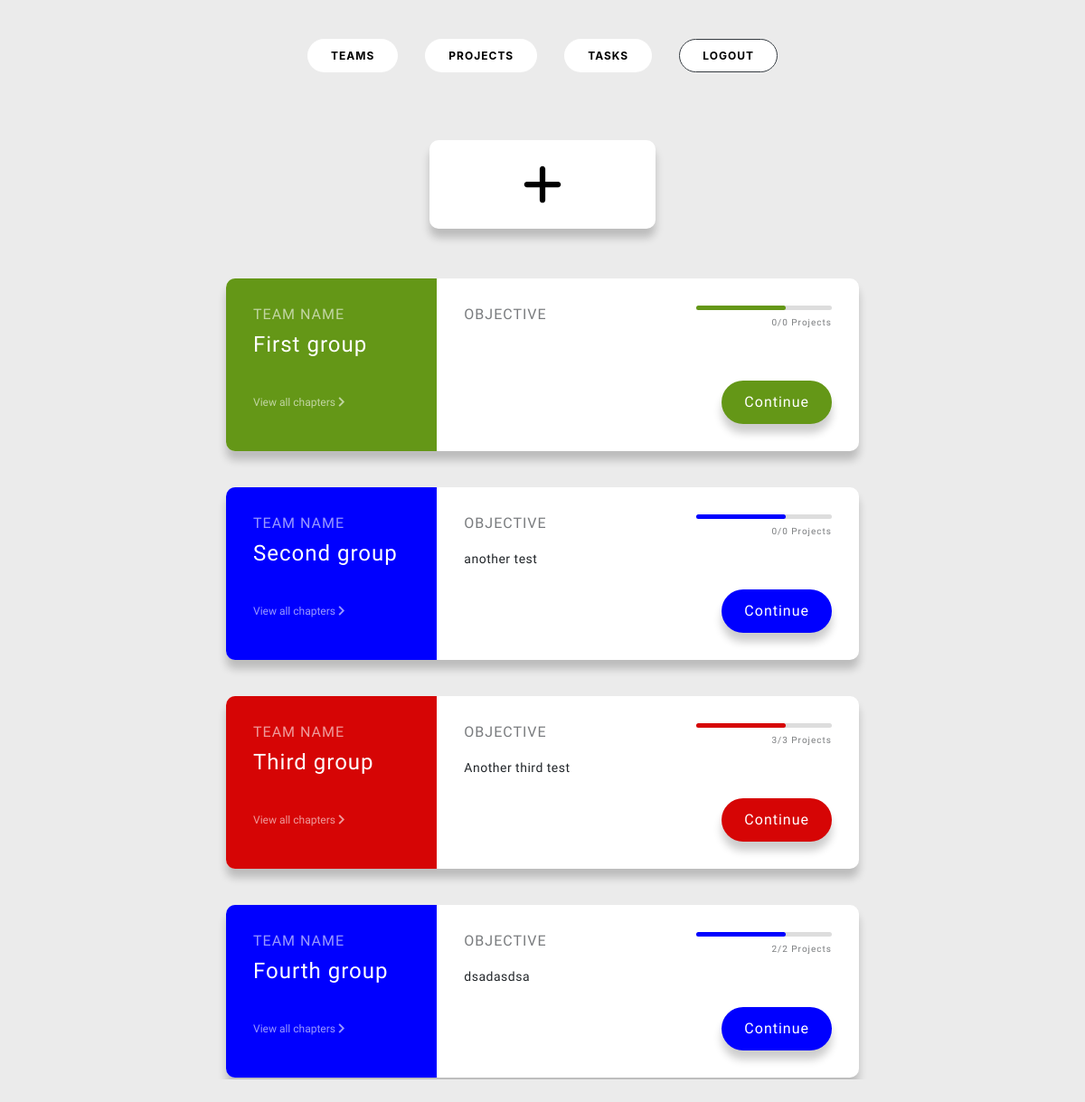
The page /teams (signed in) on the database as committed earlier.
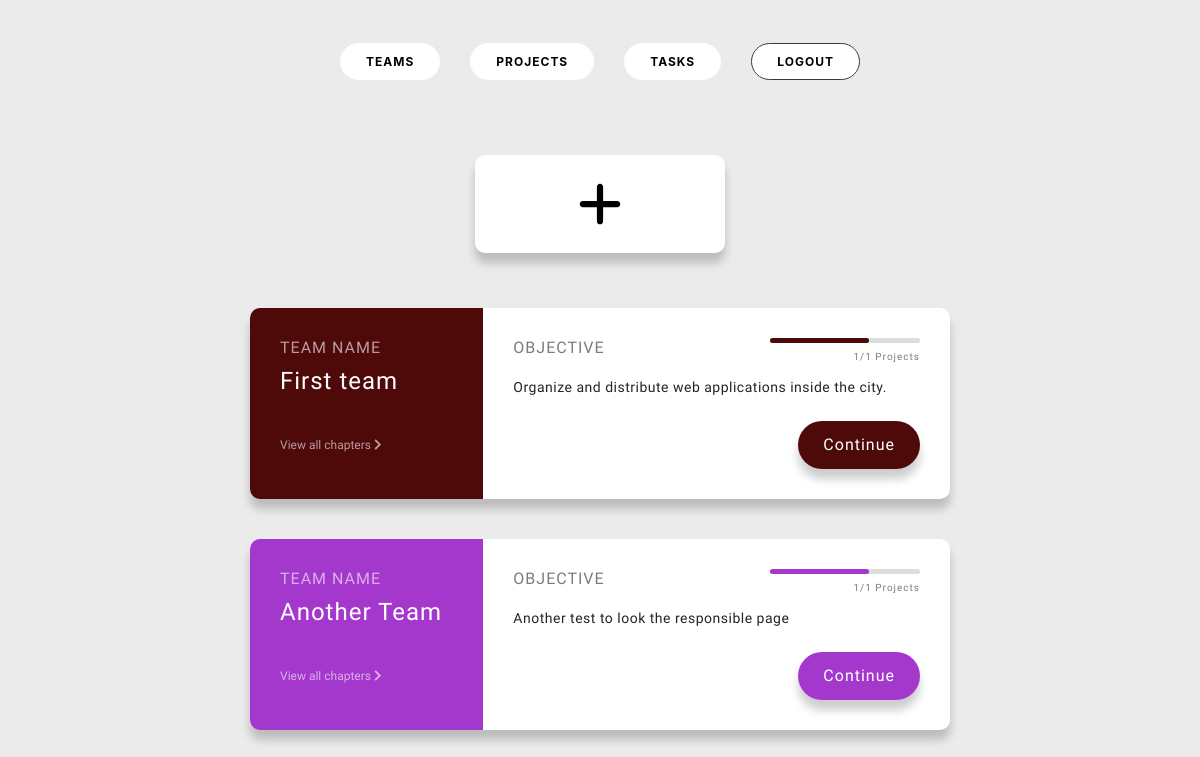
The same page on the database as committed later.
### network/models.py (models this page shows, shortened)
class Team(models.Model):
    name = models.CharField(max_length=255)
    objective = models.TextField()
    color = models.CharField(max_length=7)
    members = models.ManyToManyField(User, related_name='teams', default=None, null=True,)

### network/views.py (the view)
# urls.py: path("teams", views.teams, name="teams"),
def teams(request):
    current_user = request.user
    teams = current_user.teams.all()
    context = {
        'teams': teams
    }
    return render(request, "network/teams.html", context)

### network/templates/network/teams.html (shortened to what this page needs)
{% extends "network/layout.html" %}
{% block body %}
<div class="teams_wrapper">
    <div class="team_container w-25 m-auto">
        <a href="{% url 'create_team'%}">
            <div class="team white_bg p-4">
            </div>
        </a>
    </div>
    {% for team in teams %}
    <div class="team_container">
        <div class="team row">
            <div class="team-preview col-4" style="background-color: {{ team.color }}">
                <h6>Team Name</h6>
                <h2>{{ team.name }}</h2>
                <a href="#">View all chapters <i class="fas fa-chevron-right"></i></a>
            </div>
            <div class="team-info col-8">
                <div class="progress-container">
                    <div class="progress bar_color_{{ team.id }}"></div>
                    <span class="progress-text">
                        {{ team.project_set.count }}/{{ team.project_set.all.count }} Projects
                    </span>
                </div>
                <h6>Objective</h6>
                <p>{{ team.objective }}</p>
                <button class="btn btn_team" style="background-color: {{ team.color }}">Continue</button>
            </div>
        </div>
    </div>
    {% endfor %}
</div>
{% endblock %}

### network/templates/network/layout.html (shortened to what this page needs)
{% load static %}
<!DOCTYPE html>
<html lang="en">
    <head>
        <link rel="stylesheet" href="https://stackpath.bootstrapcdn.com/bootstrap/4.4.1/css/bootstrap.min.css">
        <link rel='stylesheet' href='https://cdnjs.cloudflare.com/ajax/libs/font-awesome/5.14.0/css/all.min.css'><link rel="stylesheet" href="./style.css">
        <link href="{% static 'network/css/style.css' %}" rel="stylesheet">
        <link href="{% static 'network/css/login.css' %}" rel="stylesheet">
        <link href="{% static 'network/css/tasks.css' %}" rel="stylesheet">
        <link href="{% static 'network/css/teams.css' %}" rel="stylesheet">
        <link href="{% static 'network/css/create_project.css' %}" rel="stylesheet">
        <link href="{% static 'network/css/create_team.css' %}" rel="stylesheet">
        <link href="{% static 'network/css/create_task.css' %}" rel="stylesheet">
    </head>
    <body>
        <nav class="navbar navbar-expand-lg py-5">
                <ul class="navbar-nav m-auto">
                    {% if user.is_authenticated %}
                    <div class="row">
                        <li class="col nav-item">
                            <a class="nav_link button_header" href="{% url 'teams' %}">Teams</a>
                        </li>
                        <li class="col nav-item">
                            <a class="nav_link button_header" href="{% url 'index' %}">Projects</a>
                        </li>
                        <li class="col nav-item">
                            <a class="nav_link button_header" href="{% url 'tasks' %}">Tasks</a>
                        </li>
                        <li class="col nav-item">
                            <a class="nav_link button_header border-dark" href="{% url 'logout' %}">Logout</a>
                        </li>
                    </div>
                    {% endif %}
                </ul>
        </nav>
        {% block body %}
        {% endblock %}
    </body>
</html>

### network/static/network/css/style.css (style rules this page uses)
:root { --color: #f10404; --transition-time: 0.5s; }
* { box-sizing: border-box; }
body { margin: 0; min-height: 100vh; font-family: 'Open Sans'; background: #ebebeb; }
a { color: inherit; }

### network/static/network/css/login.css (style rules this page uses)
h2 { text-align: center; }
p { font-size: 14px; font-weight: 100; line-height: 20px; letter-spacing: 0.5px; margin: 20px 0 30px; }
span { font-size: 12px; }
a { color: #333; font-size: 14px; text-decoration: none; margin: 15px 0; }
.button_header { border-radius: 20px; border: 1px solid transparent; background-color: #ffffff; color: #000000; font-size: 12px; font-weight: bold; padding: 10px 25px; letter-spacing: 1px; text-transform: uppercase; transition: transform 80ms ease-in; }

### network/static/network/css/tasks.css (style rules this page uses)
* { margin: 0; padding: 0; box-sizing: border-box; }
body { font-family: -apple-system, BlinkMacSystemFont, "Segoe UI", Roboto, Helvetica, Arial, sans-serif, "Apple Color Emoji", "Segoe UI Emoji", "Segoe UI Symbol"; }

### network/static/network/css/teams.css (style rules this page uses)
* { box-sizing: border-box; }
.teams_wrapper { overflow-y: scroll; height: 80vh; }
.team_container { background-image: #DDDDDD; font-family: 'Muli', sans-serif; display: flex; align-items: center; justify-content: center; flex-direction: column; margin: 0; }
.team { background-color: #fff; border-radius: 10px; box-shadow: 0 10px 10px rgba(0, 0, 0, 0.2); display: flex; max-width: 100%; margin: 20px; overflow: hidden; width: 700px; }
.team.white_bg { width: 250px; }
.team h6 { opacity: 0.6; margin: 0; letter-spacing: 1px; text-transform: uppercase; }
.team h2 { letter-spacing: 1px; margin: 10px 0; font-size: 24px; text-align: left; }
.team-preview { background-color: #7A83D1; color: #fff; padding: 30px; max-width: 250px; }
.team-preview a { color: #fff; display: inline-block; font-size: 12px; opacity: 0.6; margin-top: 30px; text-decoration: none; }
.team-info { padding: 30px; position: relative; width: 100%; }
.progress-container { position: absolute; top: 30px; right: 30px; text-align: right; width: 150px; }
.progress { background-color: #ddd; border-radius: 3px; height: 5px; width: 100%; }
.progress::after { border-radius: 3px; background-color: #393737; content: ''; position: absolute; top: 0; left: 0; height: 5px; width: 66%; }
.progress-text { font-size: 10px; opacity: 0.6; letter-spacing: 1px; }
.btn_team { background-color: #3D4D8F; border: 0; border-radius: 50px; box-shadow: 0 10px 10px rgba(0, 0, 0, 0.2); color: #fff; font-size: 16px; padding: 12px 25px; position: absolute; bottom: 30px; right: 30px; letter-spacing: 1px; }

Rows that differ between the two databases and show on the page:
removed Team: name "First group", project_set.count "0", project_set.all.count "0", color "#649717" (drawn)
removed Team: name "Second group", project_set.count "0", project_set.all.count "0", objective "another test"
removed Team: name "Third group", project_set.count "3", project_set.all.count "3", objective "Another third test", color "#d60505" (drawn)
removed Team: name "Fourth group", project_set.count "2", project_set.all.count "2", objective "dsadasdsa"
added Team: name "First team", project_set.count "1", project_set.all.count "1", objective "Organize and distribute web applications inside the city.", color "#4e0909" (drawn)
added Team: name "Another Team", project_set.count "1", project_set.all.count "1", objective "Another test to look the responsible page", color "#a438cc" (drawn)
